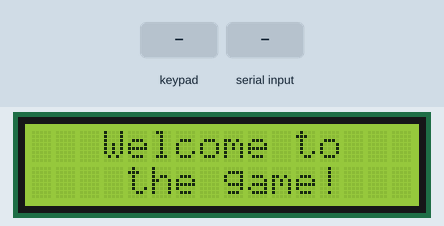
Simulated run of this sketch. Board: Arduino Uno, built with avr-gcc and run on an emulated ATmega328P. Parts: 16×2 character LCD. The inputs (shaded band) are chosen by the test bench. Random numbers use the default seed unless the sketch sets one; what the sketch prints to the serial monitor is not drawn.

Above: at 0.1 s.
At 3.1 s:
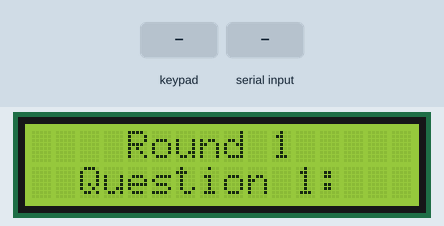
At 9.4 s:
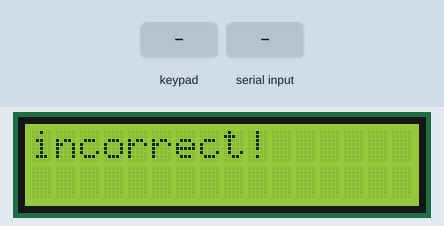
9.5 s: key '1' pressed
11.7 s: "1\n" received over Serial
13.7 s: key 'A' pressed
15.7 s: key 'B' pressed
Timing chart, 0 to 18.7 s (numbered marks = the images above; inputs shaded):
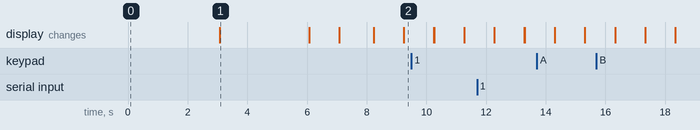

The sketch:

_254Project.ino
```cpp
#include <Arduino.h>
#include <LiquidCrystal.h>
#include <Keypad.h>

long num;


const int rs = 12, en = 11, d4 = 5, d5 = 4, d6 = 3, d7 = 2;
LiquidCrystal lcd(rs, en, d4, d5, d6, d7);

const byte ROWS = 4;
const byte COLS = 4;

char hexaKeys[ROWS][COLS] = {
{'1', '2', '3', 'A'},
{'4', '5', '6', 'B'},
{'7', '8', '9', 'C'},
{'*', '0', '#', 'D'}
};

byte rowPins[ROWS] = {9, 8, 7, 6};
byte colPins[COLS] = {5, 4, 3, 2};

Keypad customKeypad = Keypad(makeKeymap(hexaKeys), rowPins, colPins, ROWS, COLS);

// Setup
const int LEDPINS[3] = {2,3,4};
const int BUZZERPIN = 5;
const int PLUSHEALTHPIN = 6;
const int MINUSHEALTHPIN =  7;
int playerHealth = 3;

// Plays a static noise on the buzzer
void playBuzzer(int time, int freq){
  tone(BUZZERPIN, freq);
  delay(time);
  noTone(BUZZERPIN);
}

// Function that controls updating LEDS when player health changes
void updateLEDS(){
  // Loop through all LEDS
  for(int i = 0; i < sizeof(LEDPINS); i++){
    if(i <= (playerHealth - 1)){
      digitalWrite(LEDPINS[i], HIGH);
    }
    else{
      digitalWrite(LEDPINS[i], LOW);
    }
  }
}

void increaseHealth(){
  // Check player health is not 3
  if(playerHealth < 3){
    playerHealth++;
    updateLEDS();
    playBuzzer(100, 750);
  }
}

void decreaseHealth(){
  // Check player health is not 0
  if(playerHealth > 0){
    playerHealth--;
    updateLEDS();
    playBuzzer(100, 1000);
  }
}

void printWrapped(String text) {
  lcd.clear();

  // First line
  lcd.setCursor(0, 0);
  lcd.print(text.substring(0, min(16, (int)text.length())));

  // Second line
  if (text.length() > 16) {
    lcd.setCursor(0, 1);
    lcd.print(text.substring(16, min(32, (int)text.length())));
    }
}

 String level1_q[] = {"1011 to decimal", "good luck->yggv dmuc shift num:", "96 in binary", "9AB to decimal", "105 in hexadecimal", "name->lykc shift num:", "threat?A:Scary/B:Potential harm", "DNS port gate num:", "What is a high digital input?", "How many bytes is a word?"};
  String level1_a[] = {"9", "18", "0110 0000", "2475", "69", "24", "B", "53", "5", "4"};


  String level2_q[] = {"When was the 1st virus made?", "1001 0111 2s complementary", "How many keys in asymmetric?", "What is the common AES length?", "Least days to detect a breach?", "COPPA applies to kids < old", "_% has dealt with identity theft", "Most common password?"};
  String level2_a[] = {"1971", "0110 1001", "0010 0110 1111 0011", "26", "2", "128", "200", "13", "7", "123456"};

  String level3_q[] = {"Network layer is the _ layer", "x86 CPU is _ bit architecture", "Ethernet cable limit is _ meters", "How many lanes in HDMI 2.2?", "Instr. pipeling execute num:", "If TCP Seq=50 and data=487. Ack?", "Num of possible 8 num password?", "Num ip pack: 900bytes w/110limit", "3^x = 13 mod 17. x?"};
  String level3_a[] = {"3", "32", "30", "100", "4", "3", "537", "100000000", "9", "4"};

void setup() {
  // put your setup code here, to run once:
  updateLEDS();

  pinMode(BUZZERPIN, OUTPUT);

  Serial.begin(9600);
  randomSeed(analogRead(0));
  lcd.begin(16, 2);


  lcd.setCursor(3, 0);
  lcd.print("Welcome to") ;
  lcd.setCursor(4, 2);
  lcd.print("the game!");
  delay(3000);
  lcd.clear();

  lcd.setCursor(4,0);
  lcd.print("Round 1");
  lcd.setCursor(2,2);
  lcd.print("Question 1:");
  delay(3000);
  lcd.clear();
  delay(1000);

  num = random(10);

  printWrapped(level1_q[num]);
  delay(150);

  String answer = Serial.readString();

 /*
  if (answer == level1_q[num]){
    lcd.clear();
    lcd.setCursor(3);
    lcd.print("Correct!");
    lcd.setCursor(0, 2);
    lcd.print("Round 2:");
    delay(3000);
    num = random(10);
    printWrapped(level2_q[num]);
  } else {
    lcd.clear();
    lcd.print("incorrect!");
    delay(1000);
    lcd.clear();
    printWrapped(level1_q[num]);
  }

  */

}

String keypadAnswer;

void loop() {
  char customKey = customKeypad.getKey();
// if statement to print out which button is pressed
  if (customKey) {
    keypadAnswer = String(customKey);
    Serial.println(customKey);
  }

  // Connection to python for ai hint bot (made limit 10 hints):
  if (Serial.available() > 0) {
      String hint = Serial.readStringUntil('\n'); // Read until newline
      Serial.println("Received hint: " + hint);   // Echo back to serial monitor
      // You can add code here to display hint on LCD, LED matrix, etc.
  }

  if (keypadAnswer ==  level1_a[num]){
    lcd.print("Correct!");
    //Serial.println("Correct!");
    lcd.setCursor(0, 2);
    lcd.print("Round 2:");
    delay(3000);
    num = random(10);
    printWrapped(level2_q[num]);
  } else {
    lcd.clear();
    lcd.print("incorrect!");
    //Serial.println("Wrong!");
    delay(1000);
    lcd.clear();
    printWrapped(level1_q[num]);

}}
```

healthLEDSandBuzzer.cpp
```cpp
// Title: IT 254 Group Project
// Author: Mason Hedger
// Description: Mason's portion of the code.

// Setup
const int LEDPINS[3] = {2,3,4};
const int BUZZERPIN = 5;
const int PLUSHEALTHPIN = 6;
const int MINUSHEALTHPIN =  7;
int playerHealth = 3;
bool canPress = true;

// Plays a static noise on the buzzer
void playBuzzer(int time, int freq){
  tone(BUZZERPIN, freq);
  delay(time);
  noTone(BUZZERPIN);
}

// Function that controls updating LEDS when player health changes
void updateLEDS(){
  // Loop through all LEDS
  for(int i = 0; i < sizeof(LEDPINS); i++){
    if(i <= (playerHealth - 1)){
      digitalWrite(LEDPINS[i], HIGH);
    }
    else{
      digitalWrite(LEDPINS[i], LOW);
    }
  }
}

void increaseHealth(){
  // Check player health is not 3
  if(playerHealth < 3){
    playerHealth++;
    updateLEDS();
    playBuzzer(100, 750);
  }
}

void decreaseHealth(){
  // Check player health is not 0
  if(playerHealth > 0){
    playerHealth--;
    updateLEDS();
    playBuzzer(100, 1000);
  }
}

void setup() {
  // Setup LEDS
  updateLEDS();

  pinMode(BUZZERPIN, OUTPUT);
}

void loop() {
  // Check if the plus health button is pressed
  if(digitalRead(PLUSHEALTHPIN) && canPress){
    canPress = false;
    increaseHealth();
    canPress = true;
  }

  // Check if the minus health button is pressed
  if(digitalRead(MINUSHEALTHPIN) && canPress){
    canPress = false;
    decreaseHealth();
    canPress = true;
  }
}
```

Measured:
- what the display in image 1 shows lasts 3.0 s, from 3.1 s to 6.1 s
